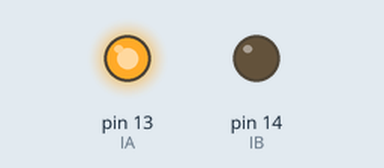
Bench run of a sketch on a simulated Arduino Uno, built with avr-gcc and run on an emulated ATmega328P. Shown: output pins drawn as LEDs (lit = HIGH).

Above: at 0.5 s.
At 1.5 s:
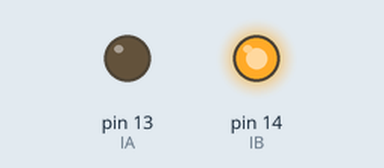
At 5.5 s:
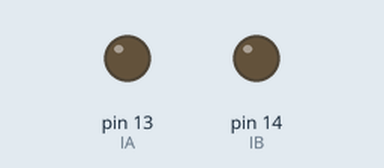
Timing chart, 0 to 6.9 s (numbered marks = the images above):
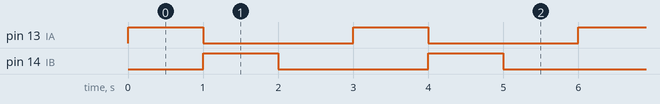

The sketch:

fan.ino
```cpp
const int IB=14;//模块IB连接14引脚
const int IA=13;//模块IA连接13引脚

void setup() {
  pinMode(IB, OUTPUT);//IB为输出
  pinMode(IA, OUTPUT);//IA为输出
}

void loop() {
 Forward();//MA1路电机正转，PWM调速
 delay(1000);
 Back();//MA2路电机反转，PWM调速
 delay(1000);
 Stop() ;
  delay(1000); }

void Forward()
{
     digitalWrite(IB,LOW);
     digitalWrite(IA,HIGH);
  }

void Back()
{
    digitalWrite(IB,HIGH);
    digitalWrite(IA, LOW);
  }

  void Stop()
{
    digitalWrite(IB,LOW);
    digitalWrite(IA, LOW);
  }
```

Measured:
- by itself, pin 13 (IA), pin 14 (IB): alternates HIGH for 1.0 s and LOW for 2.0 s
- by itself, everything shown: repeats every 3.0 s, in 3 steps
